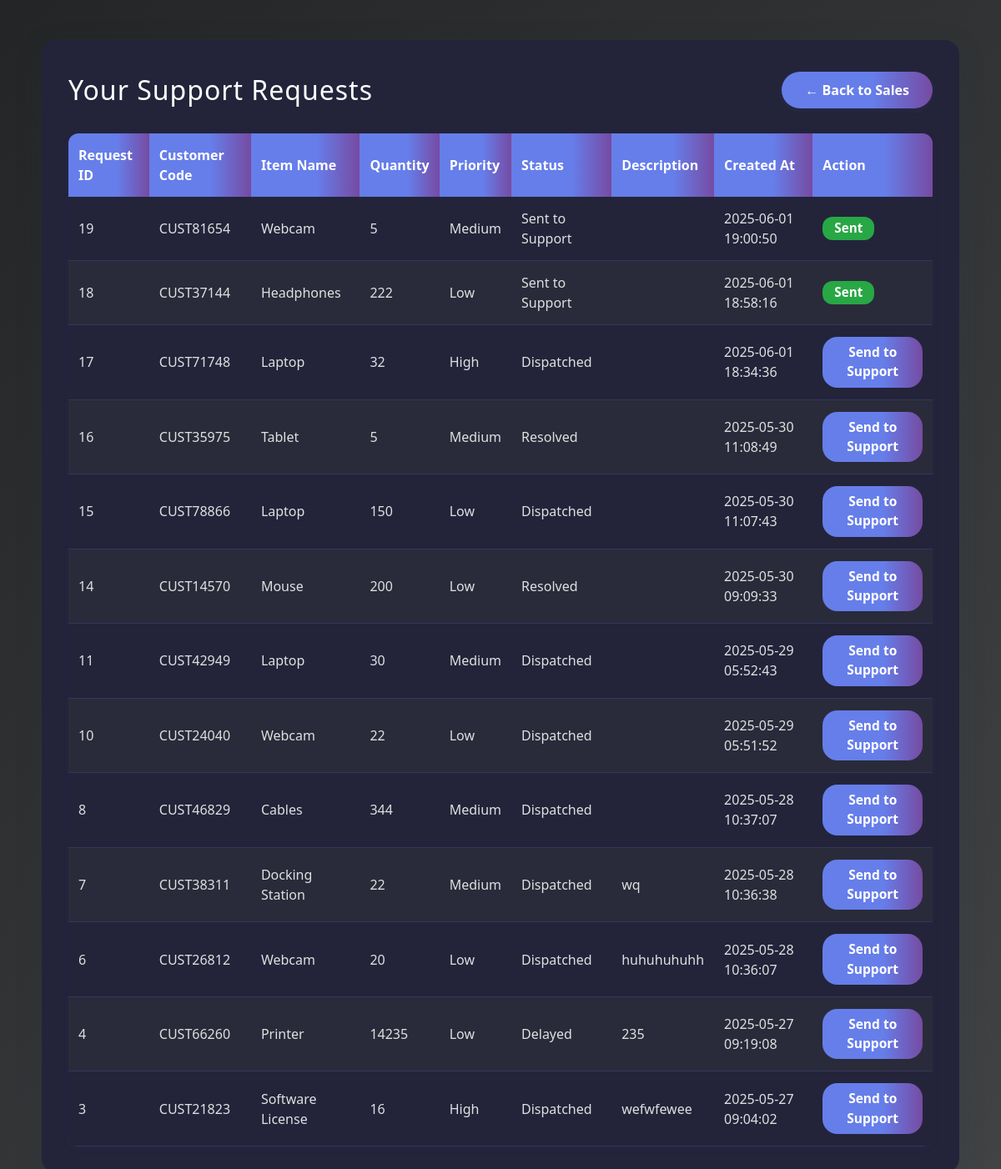
/support-sales (signed in), run on an earlier commit of the app's database.
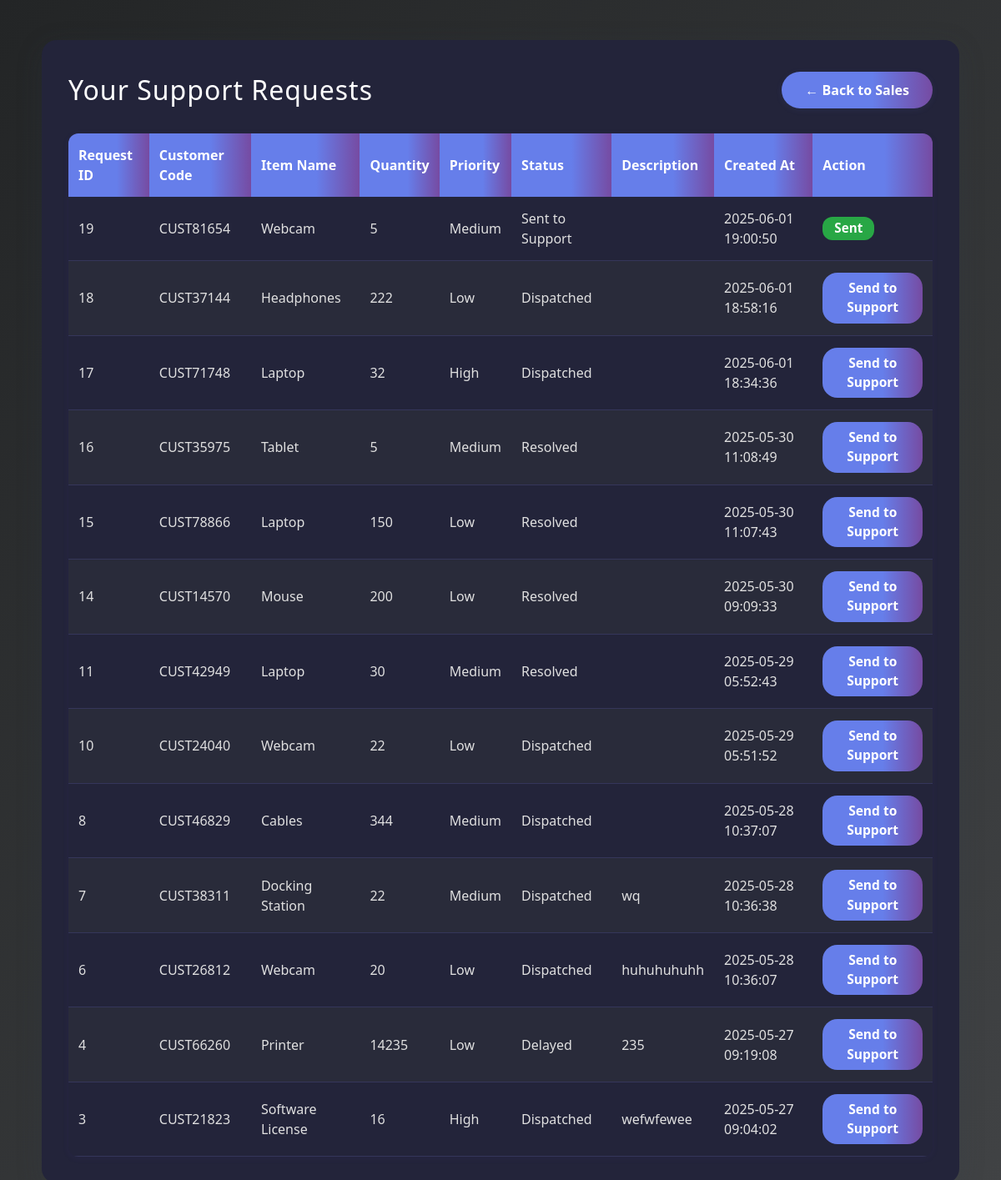
And on a later commit of the database.
### models.py (models this page shows)
class Request(db.Model):
    id = db.Column(db.Integer, primary_key=True)
    customer_id = db.Column(db.Integer, db.ForeignKey('customer.id'), nullable=False)
    customer_code = db.Column(db.String(50), nullable=False)  # <-- Newly added
    item_name = db.Column(db.String(100), nullable=False)
    quantity = db.Column(db.Integer, nullable=False)
    priority = db.Column(db.String(50), nullable=False)
    status = db.Column(db.String(50), default='New')
    created_at = db.Column(db.DateTime, default=datetime.utcnow)
    submitted_by = db.Column(db.Integer, db.ForeignKey('user.id'))
    description = db.Column(db.Text, nullable=True)

### app.py (the view)
@app.route('/support-sales')
@login_required
def support_sales():
    user_id = current_user.id
    requests = Request.query.filter_by(submitted_by=user_id).order_by(Request.created_at.desc()).all()
    return render_template('support_sales.html', requests=requests)

### app.py (called while the page is built)
@login_manager.user_loader
def load_user(user_id):
    return User.query.get(int(user_id))

@app.after_request
def add_header(response):
    response.headers["Cache-Control"] = "no-cache, no-store, must-revalidate, private"
    response.headers["Pragma"] = "no-cache"
    response.headers["Expires"] = "-1"
    return response

### templates/support_sales.html (shortened to what this page needs)
<!DOCTYPE html>
<html lang="en">
  <head>
    <link
      rel="stylesheet"
      href="https://stackpath.bootstrapcdn.com/bootstrap/4.5.2/css/bootstrap.min.css"
    />
  </head>
  <body>
    <div class="container-card">
      <div class="header-row">
        <h1>Your Support Requests</h1>
        <a href="{{ url_for('sales_page') }}" class="btn-back">← Back to Sales</a>
      </div>
      <table>
        <thead>
          <tr>
            <th>Request ID</th>
            <th>Customer Code</th>
            <th>Item Name</th>
            <th>Quantity</th>
            <th>Priority</th>
            <th>Status</th>
            <th>Description</th>
            <th>Created At</th>
            <th>Action</th>
          </tr>
        </thead>
        <tbody>
          {% if requests %}
            {% for request_item in requests %}
              <tr>
                <td>{{ request_item.id }}</td>
                <td>{{ request_item.customer_code }}</td>
                <td>{{ request_item.item_name }}</td>
                <td>{{ request_item.quantity }}</td>
                <td>{{ request_item.priority }}</td>
                <td>{{ request_item.status }}</td>
                <td>{{ request_item.description }}</td>
                <td>{{ request_item.created_at.strftime('%Y-%m-%d %H:%M:%S') }}</td>
                <td>
                  {% if request_item.status != 'Sent to Support' %}
                    <form action="{{ url_for('send_to_support', request_id=request_item.id) }}" method="post">
                      <button type="submit" class="btn btn-primary btn-sm">Send to Support</button>
                    </form>
                  {% else %}
                    <span class="badge badge-success">Sent</span>
                  {% endif %}
                </td>
              </tr>
            {% endfor %}
          {% else %}
            <tr>
              <td colspan="9" class="text-center">No requests found.</td>
            </tr>
          {% endif %}
        </tbody>
      </table>
    </div>
  </body>
</html>

What changed in the data, as far as the page shows it:
changed Request "CUST37144": status "Sent to Support" → "Dispatched"; status "Sent" → "Send to Support"
changed Request "CUST78866": status "Dispatched" → "Resolved"
changed Request "CUST42949": status "Dispatched" → "Resolved"
